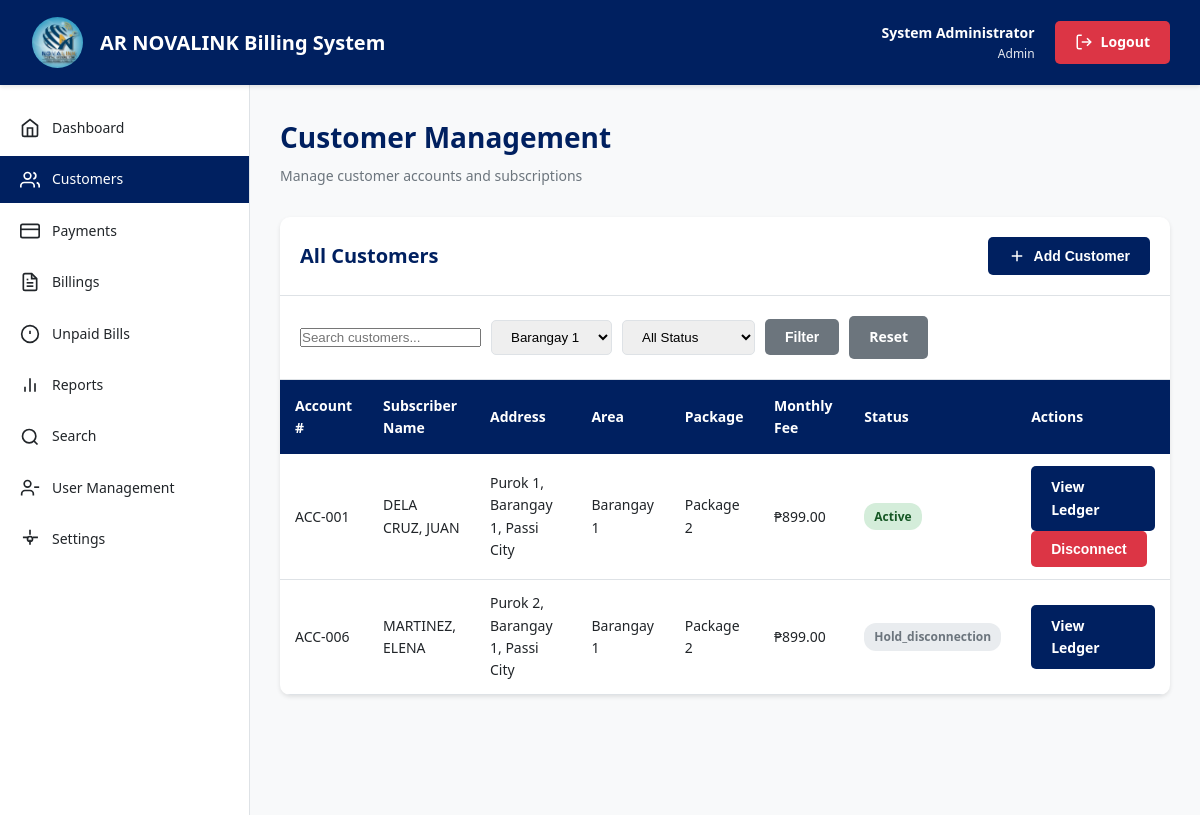
/customers.php?area=1 (signed in), run on the app's committed database.
### tables this page shows
CREATE TABLE customers (
    customer_id INT PRIMARY KEY AUTO_INCREMENT,
    account_number VARCHAR(50) UNIQUE NOT NULL,
    subscriber_name VARCHAR(150) NOT NULL,
    account_name VARCHAR(150),
    address TEXT NOT NULL,
    area_id INT,
    tel_no VARCHAR(50),
    package_id INT,
    bandwidth_mbps INT,
    monthly_fee DECIMAL(10,2),
    installation_date DATE,
    date_connected DATE,
    disconnection_date DATE NULL,
    status ENUM('active', 'disconnected', 'hold_disconnection') DEFAULT 'active',
    router_serial VARCHAR(100),
    code_number VARCHAR(50),
    remarks TEXT,
    created_at TIMESTAMP DEFAULT CURRENT_TIMESTAMP,
    updated_at TIMESTAMP DEFAULT CURRENT_TIMESTAMP ON UPDATE CURRENT_TIMESTAMP,
    FOREIGN KEY (area_id) REFERENCES areas(area_id) ON DELETE SET NULL,
    FOREIGN KEY (package_id) REFERENCES packages(package_id) ON DELETE SET NULL,
    INDEX idx_account_number (account_number),
    INDEX idx_subscriber_name (subscriber_name),
    INDEX idx_area (area_id),
    INDEX idx_status (status)
);

CREATE TABLE areas (
    area_id INT PRIMARY KEY AUTO_INCREMENT,
    area_name VARCHAR(100) NOT NULL UNIQUE,
    description TEXT,
    created_at TIMESTAMP DEFAULT CURRENT_TIMESTAMP,
    INDEX idx_area_name (area_name)
);

CREATE TABLE packages (
    package_id INT PRIMARY KEY AUTO_INCREMENT,
    package_name VARCHAR(100) NOT NULL,
    bandwidth_mbps INT NOT NULL,
    monthly_fee DECIMAL(10,2) NOT NULL,
    description TEXT,
    status ENUM('active', 'inactive') DEFAULT 'active',
    created_at TIMESTAMP DEFAULT CURRENT_TIMESTAMP,
    INDEX idx_package_name (package_name)
);

### config.php (called while the page is built, shortened)
<?php
function format_currency($amount) {
    return '₱' . number_format($amount, 2);
}
?>

### customers.php (the view, shortened to what this page needs)
<?php
require_once 'config.php';
$conn = getDBConnection();
$area_filter = isset($_GET['area']) ? intval($_GET['area']) : 0;
$search = isset($_GET['search']) ? sanitize_input($_GET['search']) : '';
$sql = "SELECT c.*, a.area_name, p.package_name
        FROM customers c
        LEFT JOIN areas a ON c.area_id = a.area_id
        LEFT JOIN packages p ON c.package_id = p.package_id
        WHERE 1=1";
if ($area_filter > 0) {
    $sql .= " AND c.area_id = $area_filter";
}
$sql .= " ORDER BY c.subscriber_name ASC";
$result = $conn->query($sql);
$areas = $conn->query("SELECT * FROM areas ORDER BY area_name");
?>
<!DOCTYPE html>
<html lang="en">
<head>
    <link rel="stylesheet" href="css/style.css">
</head>
<body>
    <?php include 'includes/header.php'; ?>
    <div class="container">
        <?php include 'includes/sidebar.php'; ?>
        <main class="main-content">
            <div class="page-header">
                <h1>Customer Management</h1>
                <p>Manage customer accounts and subscriptions</p>
            </div>
            <div class="table-container">
                <div class="table-header">
                    <h2>All Customers</h2>
                    <div class="table-actions">
                        <?php if ($_SESSION['role'] == 'admin'): ?>
                        <button onclick="openAddCustomerModal()" class="btn btn-primary">
                            <svg width="18" height="18" viewBox="0 0 24 24" fill="none" stroke="currentColor" stroke-width="2">
                                <line x1="12" y1="5" x2="12" y2="19"/>
                                <line x1="5" y1="12" x2="19" y2="12"/>
                            </svg>
                            Add Customer
                        </button>
                        <?php endif; ?>
                    </div>
                </div>
                <div style="padding: 20px; border-bottom: 1px solid var(--border-color);">
                    <form method="GET" action="" class="filter-group">
                        <input type="text" name="search" placeholder="Search customers..." value="<?php echo htmlspecialchars($search); ?>" class="search-box">
                        <select name="area">
                            <?php while ($area = $areas->fetch_assoc()): ?>
                            <option value="<?php echo $area['area_id']; ?>" <?php echo $area_filter == $area['area_id'] ? 'selected' : ''; ?>>
                                <?php echo htmlspecialchars($area['area_name']); ?>
                            </option>
                            <?php endwhile; ?>
                        </select>
                        <select name="status">
                            <option value="">All Status</option>
                        </select>
                        <button type="submit" class="btn btn-secondary">Filter</button>
                        <a href="customers.php" class="btn btn-secondary">Reset</a>
                    </form>
                </div>
                <table>
                    <thead>
                        <tr>
                            <th>Account #</th>
                            <th>Subscriber Name</th>
                            <th>Address</th>
                            <th>Area</th>
                            <th>Package</th>
                            <th>Monthly Fee</th>
                            <th>Status</th>
                            <th>Actions</th>
                        </tr>
                    </thead>
                    <tbody>
                        <?php if ($result->num_rows > 0): ?>
                            <?php while ($row = $result->fetch_assoc()): ?>
                            <tr>
                                <td><?php echo htmlspecialchars($row['account_number']); ?></td>
                                <td><?php echo htmlspecialchars($row['subscriber_name']); ?></td>
                                <td><?php echo htmlspecialchars($row['address']); ?></td>
                                <td><?php echo htmlspecialchars($row['area_name'] ?? 'N/A'); ?></td>
                                <td><?php echo htmlspecialchars($row['package_name'] ?? 'N/A'); ?></td>
                                <td><?php echo format_currency($row['monthly_fee']); ?></td>
                                <td>
                                    <?php
                                    $status_class = 'secondary';
                                    if ($row['status'] == 'active') $status_class = 'success';
                                    elseif ($row['status'] == 'disconnected') $status_class = 'danger';
                                    elseif ($row['status'] == 'suspended') $status_class = 'warning';
                                    ?>
                                    <span class="badge badge-<?php echo $status_class; ?>">
                                        <?php echo ucfirst($row['status']); ?>
                                    </span>
                                </td>
                                <td>
                                    <a href="customer_ledger.php?id=<?php echo $row['customer_id']; ?>" class="btn btn-sm btn-primary">View Ledger</a>
                                    <?php if ($_SESSION['role'] == 'admin'): ?>
                                        <?php if ($row['status'] == 'active'): ?>
                                            <button onclick="if(confirm('Disconnect this customer?')) { document.getElementById('action_form_<?php echo $row['customer_id']; ?>').submit(); }" class="btn btn-sm btn-danger">Disconnect</button>
                                        <?php endif; ?>
                                    <?php endif; ?>
                                </td>
                            </tr>
                            <?php endwhile; ?>
                        <?php else: ?>
                            <tr>
                                <td colspan="8" class="text-center">No customers found</td>
                            </tr>
                        <?php endif; ?>
                    </tbody>
                </table>
            </div>
        </main>
    </div>
</body>
</html>

### css/style.css (style rules this page uses)
:root { --primary-color: #002060; --primary-dark: #001540; --primary-light: #003080; --secondary-color: #0066cc; --success-color: #28a745; --danger-color: #dc3545; --warning-color: #ffc107; --info-color: #17a2b8; --light-gray: #f8f9fa; --medium-gray: #e9ecef; --dark-gray: #6c757d; --text-color: #212529; --border-color: #dee2e6; --white: #ffffff; --shadow: 0 2px 4px rgba(0, 0, 0, 0.1); --shadow-lg: 0 4px 8px rgba(0, 0, 0, 0.15); }
* { margin: 0; padding: 0; box-sizing: border-box; }
body { font-family: 'Segoe UI', Tahoma, Geneva, Verdana, sans-serif; font-size: 14px; line-height: 1.6; color: var(--text-color); background-color: var(--light-gray); }
.btn { display: inline-flex; align-items: center; justify-content: center; gap: 8px; padding: 10px 20px; border: none; border-radius: 5px; font-size: 14px; font-weight: 600; cursor: pointer; transition: all 0.3s ease; text-decoration: none; }
.btn svg { width: 18px; height: 18px; }
.btn-primary { background: var(--primary-color); color: var(--white); }
.btn-danger { background: var(--danger-color); color: var(--white); }
.btn-secondary { background: var(--dark-gray); color: var(--white); }
.container { display: flex; min-height: calc(100vh - 70px); }
.main-content { flex: 1; padding: 30px; overflow-y: auto; }
.page-header { margin-bottom: 30px; }
.page-header h1 { font-size: 28px; color: var(--primary-color); margin-bottom: 5px; }
.page-header p { color: var(--dark-gray); }
.table-container { background: var(--white); border-radius: 10px; box-shadow: var(--shadow); overflow: hidden; }
.table-header { display: flex; justify-content: space-between; align-items: center; padding: 20px; border-bottom: 1px solid var(--border-color); }
.table-header h2 { font-size: 20px; color: var(--primary-color); }
.table-actions { display: flex; gap: 10px; }
.search-box { display: flex; gap: 10px; align-items: center; }
.filter-group { display: flex; gap: 10px; align-items: center; }
.filter-group select { padding: 8px 15px; border: 1px solid var(--border-color); border-radius: 5px; }
table { width: 100%; border-collapse: collapse; }
table thead { background: var(--primary-color); color: var(--white); }
table th { padding: 15px; text-align: left; font-weight: 600; }
table td { padding: 12px 15px; border-bottom: 1px solid var(--border-color); }
.badge { display: inline-block; padding: 4px 10px; border-radius: 12px; font-size: 12px; font-weight: 600; }
.badge-success { background: #d4edda; color: #155724; }
.badge-secondary { background: var(--medium-gray); color: var(--dark-gray); }

### data on the page
customers: account_number "ACC-001", subscriber_name "DELA CRUZ, JUAN", address "Purok 1, Barangay 1, Passi City", area.area_name "Barangay 1", package.package_name "Package 2", monthly_fee "₱899.00", status "Active"
customers: account_number "ACC-006", subscriber_name "MARTINEZ, ELENA", address "Purok 2, Barangay 1, Passi City", area.area_name "Barangay 1", package.package_name "Package 2", monthly_fee "₱899.00", status "Hold_disconnection"

### other printed values
$_SESSION['full_name'] "System Administrator"
$_SESSION['role'] "Admin"
form field area "Barangay 1"
